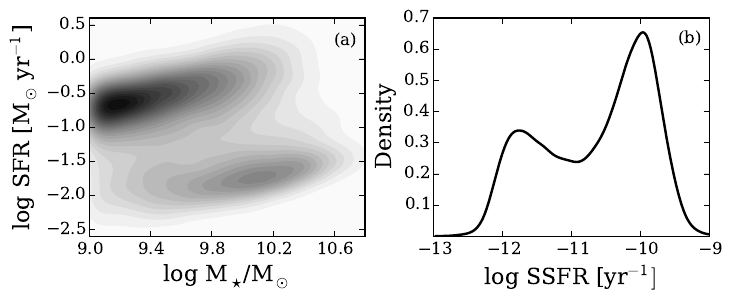

Python code for this plot:
from __future__ import print_function
import numpy as np
import matplotlib.pyplot as plt
import scipy.stats as st
from pyqt_fit import kde
#import matplotlib.image as mpimg
#import colormaps as cmaps

m, sfr, ssfr = np.loadtxt('m_sfr_z05.dat', unpack=True)

xmin, xmax = 9, 11
ymin, ymax = -3, 3

x, y = np.mgrid[xmin:xmax:100j, ymin:ymax:100j]
pos = np.vstack([x.ravel(), y.ravel()])
val = np.vstack([m, sfr])
kern = st.gaussian_kde(val)
f = np.reshape(kern(pos).T, x.shape)

xx = np.linspace(np.min(ssfr), np.max(ssfr), 500)
dist = kde.KDE1D(ssfr)
yy = dist(xx)

################################

plt.rc('font', family='serif')

lw=1.75
alph=0.7

fig = plt.figure()
fig.subplots_adjust(wspace=0.25)

ax0 = fig.add_subplot(221)

ax0.set_xlim([9,10.8])
ax0.set_ylim([-2.6,0.6])
ax0.set_xticks(np.linspace(9,10.6,5))
ax0.set_yticks(np.linspace(-2.5,0.5,7))
ax0.set_xlabel('log M$_\star$/M$_\odot$', fontsize=14)
ax0.set_ylabel('log SFR [M$_\odot$ yr$^{-1}$]', fontsize=14)
ax0.tick_params(axis='both', labelsize=12)

#map = mpl.cm.get_cmap('magma')

#ax0.plot(m, sfr, 'k.', ms=1)
lev = np.delete(np.linspace(0,0.9,25),0)
#plt.register_cmap(name='magma', cmap=cmaps.magma)
#plt.set_cmap(cmaps.magma)
cf = ax0.contourf(x, y, f, levels=lev, cmap='magma_r', lw=0, alpha=alph)

for c in cf.collections:
    c.set_edgecolor("face")
#cbar = fig.colorbar(cf)

ax0.text(10.6, 0.2, '(a)', fontsize=12)

ax1 = fig.add_subplot(222)

ax1.set_xlim([-13,-9])
ax1.set_ylim([0,0.7])
ax1.set_xticks(np.linspace(-13,-9,5))
ax1.set_yticks(np.linspace(0.1,0.7,7))
ax1.set_xlabel('log SSFR [yr$^{-1}$]', fontsize=14)
ax1.set_ylabel('Density', fontsize=14)
ax1.tick_params(axis='both', labelsize=12)

ax1.plot(xx, yy, 'k-', lw=lw)

ax1.text(-9.45, 0.62, '(b)', fontsize=12)

fig.savefig('m_sfr.pdf', dpi=1200, bbox_inches='tight')
